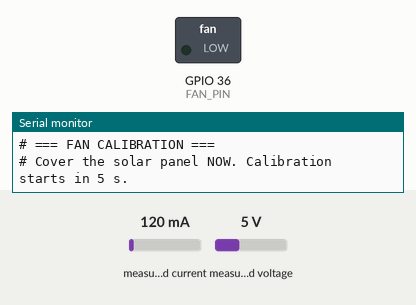
This sketch was run on a simulated ESP32. Parts: switched loads named in the sketch (green lamp = pin HIGH), the last lines printed to the serial monitor. The inputs (shaded band) are chosen by the test bench; at power-on: measured current 120 mA, measured voltage 5 V. Nothing arrives over Bluetooth unless stated; a phone connects over Bluetooth LE 3 s after start.

Above: at 0.6 s.
At 12.9 s:
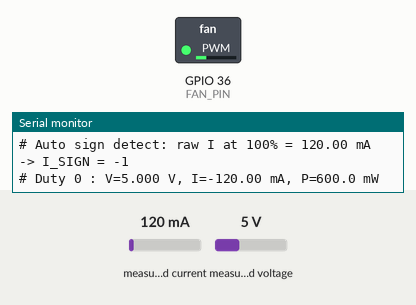
At 17.2 s:
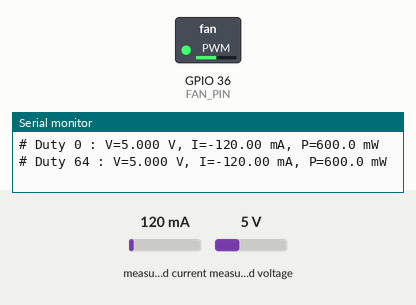
At 35.8 s:
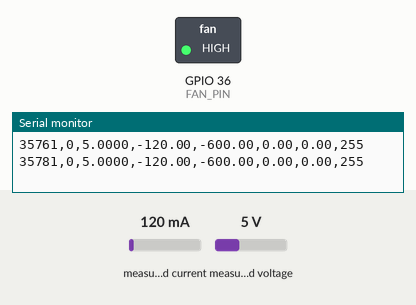
Timing chart, 0 to 37.3 s (numbered marks = the images above):
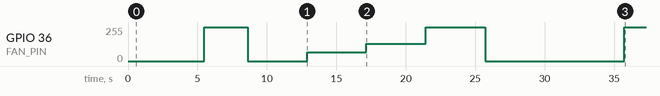

The sketch:

lab4.8.ino
```cpp
#include <Arduino.h>
#include <Wire.h>
#include <Adafruit_INA219.h>
#include <BLEDevice.h>
#include <BLEServer.h>
#include <BLEUtils.h>
#include <BLE2902.h>

// ============================================================
// Lab 4 - Power-Aware Fan Control
// Deliverables addressed:
//   12: control strategy (hysteretic voltage-band, see sampleAndControl)
//   13: V / I / P / fan state logged at 20 ms and averaged at 10 s
//   14: SoC before/after via voltage AND coulomb count; fan-on %;
//       energy balance with a CALIBRATED fan power model
// ============================================================

// ====== BLE ======
#define SERVICE_UUID    "12345678-1234-1234-1234-1234567890ab"
#define CHAR_SUMMARY    "12345678-1234-1234-1234-1234567890ac"
#define CHAR_RAWBURST   "12345678-1234-1234-1234-1234567890ad"

BLECharacteristic *summaryChar;
BLECharacteristic *rawChar;
bool connected = false;
bool restartAdvertising = false;

class ServerCallbacks : public BLEServerCallbacks {
  void onConnect(BLEServer*)    { connected = true;  Serial.println("# Client connected"); }
  void onDisconnect(BLEServer*) { connected = false; restartAdvertising = true;
                                  Serial.println("# Client disconnected"); }
};

// ====== Pins / sensors ======
const int FAN_PIN  = A0;
const int PWM_FREQ = 25000;
const int PWM_RES  = 8;

Adafruit_INA219 ina_batt(0x40);

// ====== Control parameters ======
const float V_MIN   = 3.30;
const float V_LOW   = 3.50;
const float V_HIGH  = 3.70;
const float V_HYST  = 0.05;

const int DUTY_OFF  = 0;
const int DUTY_25   = 64;
const int DUTY_50   = 128;
const int DUTY_100  = 255;

// ====== Current sign ======
// + = charging into battery. Auto-detected at calibration: while
// the fan is running off the battery (panel covered) we EXPECT
// discharge, so the raw sign that gives negative current is "charging+".
float I_SIGN = 1.0;

// ====== Timing ======
const unsigned long SAMPLE_INTERVAL_MS    = 20;
const unsigned long REPORT_INTERVAL_MS    = 10000;
const unsigned long PHASE_DURATION_MS     = 300000UL;   // 5 min sun, 5 min dark
const unsigned long EXPERIMENT_DURATION_MS = 2 * PHASE_DURATION_MS;
const int SAMPLES_PER_WINDOW = REPORT_INTERVAL_MS / SAMPLE_INTERVAL_MS;

unsigned long lastSample = 0;
unsigned long lastReport = 0;
unsigned long experimentStartMs = 0;

// ====== Fan calibration table ======
// Filled by calibrateFan() at startup. Power in mW measured as the
// magnitude of battery discharge while fan runs and panel is COVERED.
float fanPowerTable[4] = {0, 0, 0, 0};   // index: 0=off, 1=25%, 2=50%, 3=100%
const int   dutyLevels[4] = {DUTY_OFF, DUTY_25, DUTY_50, DUTY_100};

float fanPowerForDuty(int duty) {
  for (int k = 0; k < 4; k++) if (duty == dutyLevels[k]) return fanPowerTable[k];
  // linear interp fallback (shouldn't be needed since we only use 4 levels)
  return fanPowerTable[3] * duty / 255.0f;
}

// ====== Raw-sample BLE buffers ======
uint16_t rawV_mV[SAMPLES_PER_WINDOW];
int16_t  rawI_dA[SAMPLES_PER_WINDOW];
uint8_t  rawDuty[SAMPLES_PER_WINDOW];
int sampleIdx = 0;

// ====== Window accumulators (10 s) ======
float sumVolt = 0, sumCurrent = 0, sumPower = 0, sumHarvest = 0, sumLoad = 0;
int   sampleCount = 0;
int   fanOnSamples = 0;

// ====== Cumulative experiment stats ======
float  startVoltage = -1, endVoltage = 0;
double totalEnergyHarvested_mJ = 0;
double totalEnergyConsumed_mJ  = 0;
double chargeIn_mAs  = 0;     // coulombs into battery  (iBatt > 0)
double chargeOut_mAs = 0;     // coulombs out of battery (iBatt < 0)
unsigned long totalFanOnMs = 0;

// Phase-separated stats (so the report can split day vs night)
struct PhaseStats {
  double Eharv_mJ = 0;
  double Econs_mJ = 0;
  double Qin_mAs  = 0;
  double Qout_mAs = 0;
  unsigned long fanOnMs = 0;
  float vStart = -1, vEnd = 0;
  unsigned long samples = 0;
};
PhaseStats sunPhase, darkPhase;

bool finalPrinted = false;
int  currentDuty = 0;

// Forward decls
void calibrateFan();
void sampleAndControl(unsigned long now);
void reportWindow(unsigned long now);
void printFinalSummary(unsigned long now);
void printPhase(const char* name, const PhaseStats &ps);
void sendAveragedBLE(unsigned long now, float v, float i, float p,
                     float h, float ld, int duty, float fanDuty, uint8_t phase);
void sendRawBurstBLE(uint16_t *v, int16_t *i, uint8_t *d, int n);

// ============================================================
void setup() {
  Serial.begin(115200);
  delay(500);

  ledcAttach(FAN_PIN, PWM_FREQ, PWM_RES);
  ledcWrite(FAN_PIN, 0);

  if (!ina_batt.begin()) {
    Serial.println("# INA219 not found");
    while (1) delay(10);
  }
  ina_batt.setCalibration_16V_400mA();
  Serial.println("# INA219 ready");

  // ---- BLE init ----
  BLEDevice::init("ESP32-Lab4-YT");
  BLEDevice::setPower(ESP_PWR_LVL_P9);
  BLEServer *server = BLEDevice::createServer();
  server->setCallbacks(new ServerCallbacks());
  BLEService *service = server->createService(SERVICE_UUID);
  summaryChar = service->createCharacteristic(CHAR_SUMMARY, BLECharacteristic::PROPERTY_NOTIFY);
  summaryChar->addDescriptor(new BLE2902());
  rawChar    = service->createCharacteristic(CHAR_RAWBURST, BLECharacteristic::PROPERTY_NOTIFY);
  rawChar->addDescriptor(new BLE2902());
  service->start();
  BLEAdvertising *adv = BLEDevice::getAdvertising();
  adv->addServiceUUID(SERVICE_UUID);
  adv->setScanResponse(true);
  BLEDevice::startAdvertising();
  Serial.println("# BLE advertising started");

  // ---- Fan calibration ----
  // IMPORTANT: cover the solar panel before running this. Calibration
  // measures battery discharge at each duty level, which is the fan's
  // true power consumption only if the panel is contributing zero.
  Serial.println(F("# === FAN CALIBRATION ==="));
  Serial.println(F("# Cover the solar panel NOW. Calibration starts in 5 s."));
  delay(5000);
  calibrateFan();
  Serial.println(F("# Calibration done. Uncover the panel and start the experiment in 10 s."));
  delay(10000);

  // CSV header
  Serial.println(F("# RAW DATA (20 ms)"));
  Serial.println(F("t_ms,phase,vBatt_V,iBatt_mA,pBatt_mW,pHarvest_mW,pLoad_mW,duty"));

  experimentStartMs = millis();
}

// ============================================================
void loop() {
  if (restartAdvertising) {
    delay(200);
    BLEDevice::startAdvertising();
    Serial.println("# Advertising restarted");
    restartAdvertising = false;
  }

  unsigned long now = millis();

  if (now - lastSample >= SAMPLE_INTERVAL_MS) {
    lastSample = now;
    sampleAndControl(now);
  }
  if (now - lastReport >= REPORT_INTERVAL_MS) {
    lastReport = now;
    reportWindow(now);
  }
  if (!finalPrinted && (now - experimentStartMs >= EXPERIMENT_DURATION_MS)) {
    finalPrinted = true;
    ledcWrite(FAN_PIN, 0);
    currentDuty = 0;
    printFinalSummary(now);
  }
}

// ============================================================
// Fan calibration: measure fan power at each duty level by reading
// battery discharge while the panel is covered. Also auto-detects
// the current sign convention.
// ============================================================
void calibrateFan() {
  // First, check sign with fan OFF: idle current should be small but
  // negative (battery powering MCU). We'll set I_SIGN so that
  // discharge reads negative.
  ledcWrite(FAN_PIN, DUTY_100);
  delay(2000);                       // let fan spin up and current settle
  float iRaw = 0;
  for (int k = 0; k < 50; k++) { iRaw += ina_batt.getCurrent_mA(); delay(20); }
  iRaw /= 50.0f;
  // At 100% with panel covered, current must be discharge (negative
  // in our convention). If raw reads positive, flip the sign.
  I_SIGN = (iRaw > 0) ? -1.0f : 1.0f;
  Serial.print(F("# Auto sign detect: raw I at 100% = "));
  Serial.print(iRaw, 2); Serial.print(F(" mA  -> I_SIGN = "));
  Serial.println(I_SIGN, 0);

  // Now measure power at each level
  for (int k = 0; k < 4; k++) {
    int duty = dutyLevels[k];
    ledcWrite(FAN_PIN, duty);
    delay(2000);                     // settle

    float sumV = 0, sumI = 0;
    const int N = 100;               // 100 samples * 20 ms = 2 s average
    for (int n = 0; n < N; n++) {
      float v = ina_batt.getBusVoltage_V();
      float i = ina_batt.getCurrent_mA() * I_SIGN;
      sumV += v;
      sumI += i;
      delay(20);
    }
    float vAvg = sumV / N;
    float iAvg = sumI / N;           // negative = discharge
    float pDischarge = -vAvg * iAvg; // magnitude of battery draw

    fanPowerTable[k] = pDischarge;   // mW (includes MCU baseline at OFF)

    Serial.print(F("# Duty ")); Serial.print(duty);
    Serial.print(F(" : V=")); Serial.print(vAvg, 3);
    Serial.print(F(" V, I=")); Serial.print(iAvg, 2);
    Serial.print(F(" mA, P=")); Serial.print(pDischarge, 1);
    Serial.println(F(" mW"));
  }

  // Subtract baseline (MCU + radio) so fanPowerTable reflects FAN-only power
  float baseline = fanPowerTable[0];
  for (int k = 0; k < 4; k++) fanPowerTable[k] -= baseline;
  if (fanPowerTable[0] < 0) fanPowerTable[0] = 0;
  Serial.print(F("# Baseline (no-fan) draw: ")); Serial.print(baseline, 1); Serial.println(F(" mW"));

  ledcWrite(FAN_PIN, 0);
  currentDuty = 0;
}

// ============================================================
// 20 ms loop: sample, apply CONTROL POLICY, log + buffer
// ============================================================
void sampleAndControl(unsigned long now) {
  float vBatt = ina_batt.getBusVoltage_V();
  float iBatt = ina_batt.getCurrent_mA() * I_SIGN;     // + = charging
  float pBatt = vBatt * iBatt;                         // + = into battery

  // Load = calibrated fan power for current duty (mW)
  float pLoad = fanPowerForDuty(currentDuty);

  // Harvest by energy balance:
  //   pBatt = pHarvest - pLoad   =>   pHarvest = pLoad + pBatt
  // pBatt is signed: charging (+) means harvest exceeds load.
  float pHarvest = pLoad + pBatt;
  if (pHarvest < 0) pHarvest = 0;

  // Determine phase (sun vs dark) by elapsed time
  unsigned long tElapsed = now - experimentStartMs;
  bool sunPhaseNow = (tElapsed < PHASE_DURATION_MS);
  PhaseStats &ps = sunPhaseNow ? sunPhase : darkPhase;
  uint8_t phaseTag = sunPhaseNow ? 0 : 1;

  // ===== CONTROL POLICY =====
  // Hysteretic voltage-band controller. The battery voltage is the
  // integral of energy balance, so holding the band keeps harvest >=
  // load on average. Hard floor at V_MIN protects the cell.
  int newDuty = currentDuty;
  if (vBatt < V_MIN) {
    newDuty = DUTY_OFF;                                // protect battery
  } else {
    // Downward (voltage falling)
    if      (vBatt < V_MIN  + V_HYST)            newDuty = DUTY_25;
    else if (vBatt < V_LOW  - V_HYST)            newDuty = DUTY_25;
    else if (vBatt < V_HIGH - V_HYST)            newDuty = DUTY_50;
    // Upward (voltage rising)
    if      (vBatt > V_HIGH + V_HYST)            newDuty = DUTY_100;
    else if (vBatt > V_LOW  + V_HYST && currentDuty < DUTY_50) newDuty = DUTY_50;
  }
  if (newDuty != currentDuty) {
    ledcWrite(FAN_PIN, newDuty);
    currentDuty = newDuty;
  }
  // ===== END CONTROL POLICY =====

  // Cumulative stats
  if (startVoltage < 0) startVoltage = vBatt;
  endVoltage = vBatt;
  float dt_s = SAMPLE_INTERVAL_MS / 1000.0f;
  totalEnergyHarvested_mJ += pHarvest * dt_s;
  totalEnergyConsumed_mJ  += pLoad    * dt_s;
  if (iBatt > 0) chargeIn_mAs  += iBatt * dt_s;
  else           chargeOut_mAs += -iBatt * dt_s;
  if (currentDuty > 0) totalFanOnMs += SAMPLE_INTERVAL_MS;

  // Phase stats
  if (ps.vStart < 0) ps.vStart = vBatt;
  ps.vEnd = vBatt;
  ps.Eharv_mJ += pHarvest * dt_s;
  ps.Econs_mJ += pLoad    * dt_s;
  if (iBatt > 0) ps.Qin_mAs  += iBatt * dt_s;
  else           ps.Qout_mAs += -iBatt * dt_s;
  if (currentDuty > 0) ps.fanOnMs += SAMPLE_INTERVAL_MS;
  ps.samples++;

  // Window accumulators (10 s averages)
  sumVolt    += vBatt;
  sumCurrent += iBatt;
  sumPower   += pBatt;
  sumHarvest += pHarvest;
  sumLoad    += pLoad;
  sampleCount++;
  if (currentDuty > 0) fanOnSamples++;

  // Serial CSV (raw 20 ms)
  Serial.print(now);          Serial.print(',');
  Serial.print(phaseTag);     Serial.print(',');
  Serial.print(vBatt, 4);     Serial.print(',');
  Serial.print(iBatt, 2);     Serial.print(',');
  Serial.print(pBatt, 2);     Serial.print(',');
  Serial.print(pHarvest, 2);  Serial.print(',');
  Serial.print(pLoad, 2);     Serial.print(',');
  Serial.println(currentDuty);

  // Buffer for BLE
  if (sampleIdx < SAMPLES_PER_WINDOW) {
    rawV_mV[sampleIdx] = (uint16_t)(vBatt * 1000.0f);
    rawI_dA[sampleIdx] = (int16_t)(iBatt * 10.0f);
    rawDuty[sampleIdx] = (uint8_t)currentDuty;
    sampleIdx++;
  }
}

// ============================================================
// 10 s averages + BLE
// ============================================================
void reportWindow(unsigned long now) {
  if (sampleCount == 0) return;
  float avgV = sumVolt    / sampleCount;
  float avgI = sumCurrent / sampleCount;
  float avgP = sumPower   / sampleCount;
  float avgH = sumHarvest / sampleCount;
  float avgL = sumLoad    / sampleCount;
  float fanDuty = (float)fanOnSamples / sampleCount;

  unsigned long tElapsed = now - experimentStartMs;
  uint8_t phaseTag = (tElapsed < PHASE_DURATION_MS) ? 0 : 1;

  sendAveragedBLE(now, avgV, avgI, avgP, avgH, avgL, currentDuty, fanDuty, phaseTag);
  sendRawBurstBLE(rawV_mV, rawI_dA, rawDuty, sampleIdx);

  Serial.print(F("# t=")); Serial.print(now/1000);
  Serial.print(F("s phase=")); Serial.print(phaseTag == 0 ? F("SUN") : F("DARK"));
  Serial.print(F(" V="));      Serial.print(avgV, 3);
  Serial.print(F(" I="));      Serial.print(avgI, 1);
  Serial.print(F(" P="));      Serial.print(avgP, 1);
  Serial.print(F(" Pharv="));  Serial.print(avgH, 1);
  Serial.print(F(" Pload="));  Serial.print(avgL, 1);
  Serial.print(F(" duty="));   Serial.print(fanDuty*100, 0);
  Serial.print(F("% PWM="));   Serial.println(currentDuty);

  sumVolt = sumCurrent = sumPower = sumHarvest = sumLoad = 0;
  sampleCount = fanOnSamples = 0;
  sampleIdx = 0;
}

// ============================================================
void sendAveragedBLE(unsigned long now, float v, float i, float p,
                     float h, float ld, int duty, float fanDuty, uint8_t phase) {
  if (!connected) return;
  char payload[140];
  snprintf(payload, sizeof(payload),
           "AVG,%lu,%u,%.3f,%.2f,%.2f,%.2f,%.2f,%d,%.2f",
           now, phase, v, i, p, h, ld, duty, fanDuty);
  summaryChar->setValue((uint8_t*)payload, strlen(payload));
  summaryChar->notify();
}

void sendRawBurstBLE(uint16_t *v, int16_t *i, uint8_t *d, int n) {
  if (!connected || n <= 0) return;
  const int SPP = 4, BPS = 5;
  uint8_t pkt[SPP * BPS];
  for (int s = 0; s < n; s += SPP) {
    int count = min(SPP, n - s);
    for (int k = 0; k < count; k++) {
      uint16_t vv = v[s + k];
      int16_t  ii = i[s + k];
      pkt[k*5 + 0] = vv & 0xFF;
      pkt[k*5 + 1] = (vv >> 8) & 0xFF;
      pkt[k*5 + 2] = ii & 0xFF;
      pkt[k*5 + 3] = (ii >> 8) & 0xFF;
      pkt[k*5 + 4] = d[s + k];
    }
    rawChar->setValue(pkt, count * BPS);
    rawChar->notify();
    delay(8);
  }
}

// ============================================================
void printPhase(const char* name, const PhaseStats &ps) {
  float dur_s = ps.samples * (SAMPLE_INTERVAL_MS / 1000.0f);
  float fanPct = (dur_s > 0) ? 100.0f * ps.fanOnMs / 1000.0f / dur_s : 0;
  Serial.print(F("# --- ")); Serial.print(name); Serial.println(F(" phase ---"));
  Serial.print(F("#  V start/end:     ")); Serial.print(ps.vStart, 3);
  Serial.print(F(" -> "));                 Serial.print(ps.vEnd, 3);
  Serial.print(F(" V (dV="));              Serial.print(ps.vEnd - ps.vStart, 3); Serial.println(F(")"));
  Serial.print(F("#  Energy harvest:  ")); Serial.print(ps.Eharv_mJ, 1); Serial.println(F(" mJ"));
  Serial.print(F("#  Energy consume:  ")); Serial.print(ps.Econs_mJ, 1); Serial.println(F(" mJ"));
  Serial.print(F("#  Net energy:      ")); Serial.print(ps.Eharv_mJ - ps.Econs_mJ, 1); Serial.println(F(" mJ"));
  Serial.print(F("#  Charge in:       ")); Serial.print(ps.Qin_mAs / 3.6, 3);  Serial.println(F(" mAh"));
  Serial.print(F("#  Charge out:      ")); Serial.print(ps.Qout_mAs / 3.6, 3); Serial.println(F(" mAh"));
  Serial.print(F("#  Net charge:      ")); Serial.print((ps.Qin_mAs - ps.Qout_mAs) / 3.6, 3); Serial.println(F(" mAh"));
  Serial.print(F("#  Fan on:          ")); Serial.print(ps.fanOnMs / 1000.0, 1);
  Serial.print(F(" s ("));                 Serial.print(fanPct, 1); Serial.println(F("%)"));
}

// ============================================================
void printFinalSummary(unsigned long now) {
  unsigned long elapsed = now - experimentStartMs;
  float fanOnPct = 100.0f * totalFanOnMs / (float)elapsed;
  double netEnergy_mJ = totalEnergyHarvested_mJ - totalEnergyConsumed_mJ;
  double netCharge_mAh = (chargeIn_mAs - chargeOut_mAs) / 3.6;
  float deltaV = endVoltage - startVoltage;

  Serial.println();
  Serial.println(F("# ============================================"));
  Serial.println(F("# ========== EXPERIMENT SUMMARY =============="));
  Serial.println(F("# ============================================"));

  Serial.println(F("# Fan power calibration (mW):"));
  for (int k = 0; k < 4; k++) {
    Serial.print(F("#   duty ")); Serial.print(dutyLevels[k]);
    Serial.print(F(" -> "));      Serial.print(fanPowerTable[k], 1);
    Serial.println(F(" mW"));
  }
  Serial.println(F("#"));

  printPhase("SUN", sunPhase);
  printPhase("DARK", darkPhase);

  Serial.println(F("#"));
  Serial.println(F("# --- OVERALL ---"));
  Serial.print(F("# Duration:           ")); Serial.print(elapsed / 1000.0, 1); Serial.println(F(" s"));
  Serial.print(F("# V start / end:      ")); Serial.print(startVoltage, 3);
  Serial.print(F(" -> "));                   Serial.print(endVoltage, 3);
  Serial.print(F(" V (dV="));                Serial.print(deltaV, 3); Serial.println(F(")"));
  Serial.print(F("# Battery preserved:  ")); Serial.println(deltaV >= 0 ? F("YES (V)") : F("NO (V)"));
  Serial.print(F("# Net charge:         ")); Serial.print(netCharge_mAh, 3); Serial.println(F(" mAh"));
  Serial.print(F("# Charge preserved:   ")); Serial.println(netCharge_mAh >= 0 ? F("YES (Q)") : F("NO (Q)"));
  Serial.print(F("# Energy harvested:   ")); Serial.print(totalEnergyHarvested_mJ, 1); Serial.println(F(" mJ"));
  Serial.print(F("# Energy consumed:    ")); Serial.print(totalEnergyConsumed_mJ, 1);  Serial.println(F(" mJ"));
  Serial.print(F("# Net energy:         ")); Serial.print(netEnergy_mJ, 1);            Serial.println(F(" mJ"));
  Serial.print(F("# Harvest >= consume? ")); Serial.println(netEnergy_mJ >= 0 ? F("YES") : F("NO"));
  Serial.print(F("# Fan on time:        ")); Serial.print(totalFanOnMs / 1000.0, 1); Serial.println(F(" s"));
  Serial.print(F("# Fan on percentage:  ")); Serial.print(fanOnPct, 1); Serial.println(F(" %"));
  Serial.println(F("# ============================================"));

  if (connected) {
    char payload[200];
    snprintf(payload, sizeof(payload),
             "DONE,V0=%.3f,V1=%.3f,dQ=%.3fmAh,Eh=%.1f,Ec=%.1f,fan%%=%.1f",
             startVoltage, endVoltage, (float)netCharge_mAh,
             (float)totalEnergyHarvested_mJ, (float)totalEnergyConsumed_mJ, fanOnPct);
    summaryChar->setValue((uint8_t*)payload, strlen(payload));
    summaryChar->notify();
  }
}
```

Measured:
- by itself, GPIO 36 (FAN_PIN): 255/255 → 0/255 at 8.6 s, → 64/255 4.3 s later, → 128/255 4.3 s later, → 255/255 4.3 s later, … (6 changes in this stretch)
